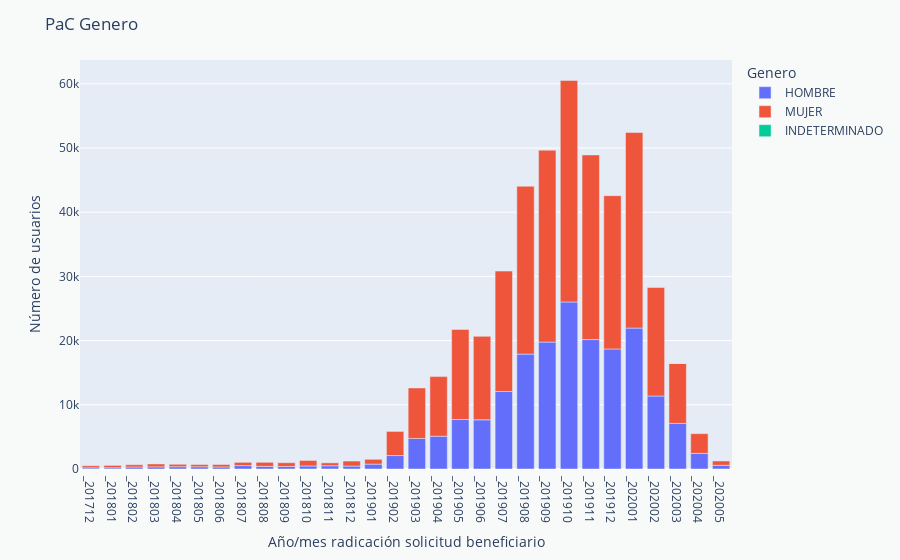

Notebook code cell kept with this figure:
### Code cell
dfPAC_1['Número de usuarios'] = dfPAC_1['MPC_NID']
dfPAC_1['Genero'] = dfPAC_1['GEN_CDESCRIPCION']
dfPAC_genero = dfPAC_1
dfPAC_genero['Año/mes radicación solicitud beneficiario'] = [int(int(i)/100) for i in dfPAC_genero['FEC_RADICA_SOLICITUD_BENEFICIARIO']]
dfPAC_genero = dfPAC_genero[dfPAC_genero['Año/mes radicación solicitud beneficiario'] >= 201712]
dfPAC_genero['Año/mes radicación solicitud beneficiario'] = ["_"+str(i) for i in dfPAC_genero['Año/mes radicación solicitud beneficiario']]
dfPAC_genero = dfPAC_genero.groupby(['Año/mes radicación solicitud beneficiario', 'Genero']).count().reset_index().sort_values(by=['Año/mes radicación solicitud beneficiario'], ascending=True, ignore_index=True)
Scatter_fig = px.bar(dfPAC_genero, x="Año/mes radicación solicitud beneficiario", y="Número de usuarios", color="Genero")
Scatter_fig.update_layout(title='PaC Genero', paper_bgcolor="#F8F9F9")

### Figure 1 — Plotly figure (JSON) as saved in the notebook; plotly's stock layout.template omitted (floating-point values rounded to 4 significant figures)
{"data": [{"alignmentgroup": "True", "hovertemplate": "Genero=HOMBRE<br>Año/mes radicación solicitud beneficiario=%{x}<br>Número de usuarios=%{y}<extra></extra>", "legendgroup": "HOMBRE", "marker": {"color": "#636efa"}, "name": "HOMBRE", "offsetgroup": "HOMBRE", "orientation": "v", "showlegend": true, "textposition": "auto", "type": "bar", "x": ["_201712", "_201801", "_201802", "_201803", "_201804", "_201805", "_201806", "_201807", "_201808", "_201809", "_201810", "_201811", "_201812", "_201901", "_201902", "_201903", "_201904", "_201905", "_201906", "_201907", "_201908", "_201909", "_201910", "_201911", "_201912", "_202001", "_202002", "_202003", "_202004", "_202005"], "xaxis": "x", "y": [182, 190, 312, 334, 358, 351, 320, 532, 412, 400, 476, 511, 460, 763, 2095, 4763, 5104, 7707, 7660, 12075, 17899, 19771, 26021, 20161, 18700, 21952, 11373, 7103, 2433, 575], "yaxis": "y"}, {"alignmentgroup": "True", "hovertemplate": "Genero=MUJER<br>Año/mes radicación solicitud beneficiario=%{x}<br>Número de usuarios=%{y}<extra></extra>", "legendgroup": "MUJER", "marker": {"color": "#EF553B"}, "name": "MUJER", "offsetgroup": "MUJER", "orientation": "v", "showlegend": true, "textposition": "auto", "type": "bar", "x": ["_201712", "_201801", "_201802", "_201803", "_201804", "_201805", "_201806", "_201807", "_201808", "_201809", "_201810", "_201811", "_201812", "_201901", "_201902", "_201903", "_201904", "_201905", "_201906", "_201907", "_201908", "_201909", "_201910", "_201911", "_201912", "_202001", "_202002", "_202003", "_202004", "_202005"], "xaxis": "x", "y": [327, 369, 355, 451, 376, 347, 381, 505, 630, 578, 854, 449, 780, 748, 3760, 7862, 9285, 14035, 12999, 18753, 26148, 29892, 34501, 28761, 23874, 30459, 16895, 9344, 3072, 672], "yaxis": "y"}, {"alignmentgroup": "True", "hovertemplate": "Genero=INDETERMINADO<br>Año/mes radicación solicitud beneficiario=%{x}<br>Número de usuarios=%{y}<extra></extra>", "legendgroup": "INDETERMINADO", "marker": {"color": "#00cc96"}, "name": "INDETERMINADO", "offsetgroup": "INDETERMINADO", "orientation": "v", "showlegend": true, "textposition": "auto", "type": "bar", "x": ["_202003"], "xaxis": "x", "y": [1], "yaxis": "y"}], "layout": {"barmode": "relative", "legend": {"title": {"text": "Genero"}, "tracegroupgap": 0}, "margin": {"t": 60}, "paper_bgcolor": "#F8F9F9", "title": {"text": "PaC Genero"}, "xaxis": {"anchor": "y", "domain": [0, 1], "title": {"text": "Año/mes radicación solicitud beneficiario"}}, "yaxis": {"anchor": "x", "domain": [0, 1], "title": {"text": "Número de usuarios"}}}}
